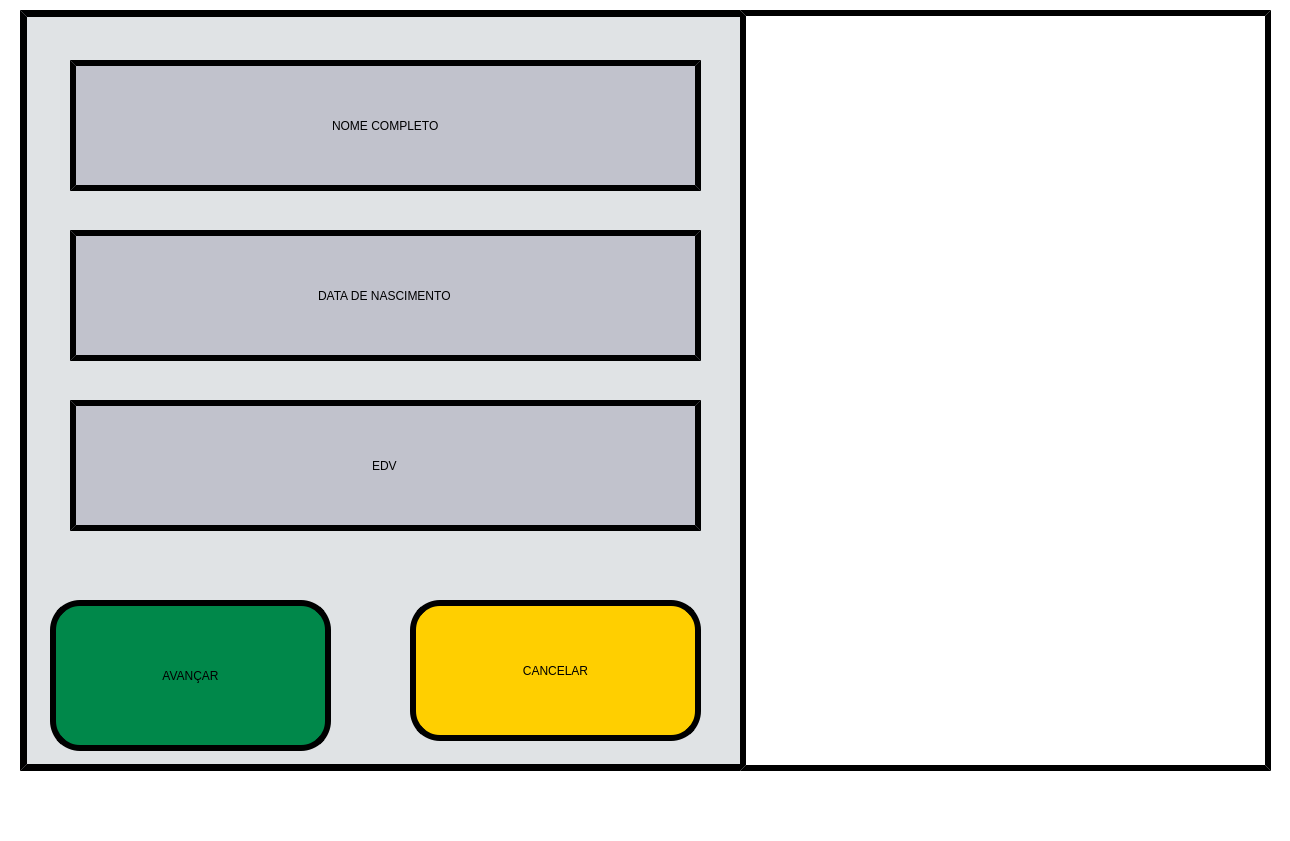
<?xml version="1.0" encoding="UTF-8"?>
<ui version="4.0">
 <class>cadastros_adicionar_ficha01</class>
 <widget class="QMainWindow" name="cadastros_adicionar_ficha01">
  <property name="geometry">
   <rect>
    <x>0</x>
    <y>0</y>
    <width>1290</width>
    <height>841</height>
   </rect>
  </property>
  <property name="minimumSize">
   <size>
    <width>1290</width>
    <height>841</height>
   </size>
  </property>
  <property name="maximumSize">
   <size>
    <width>1290</width>
    <height>841</height>
   </size>
  </property>
  <property name="windowTitle">
   <string>MainWindow</string>
  </property>
  <property name="styleSheet">
   <string notr="true">background-color: rgb(255, 255, 255);</string>
  </property>
  <property name="animated">
   <bool>true</bool>
  </property>
  <widget class="QWidget" name="centralwidget">
   <widget class="QLabel" name="Label_Borda">
    <property name="geometry">
     <rect>
      <x>0</x>
      <y>783</y>
      <width>1290</width>
      <height>18</height>
     </rect>
    </property>
    <property name="text">
     <string/>
    </property>
    <property name="pixmap">
     <pixmap>Imagens/Borda.png</pixmap>
    </property>
    <property name="scaledContents">
     <bool>true</bool>
    </property>
   </widget>
   <widget class="QLabel" name="label_fundo">
    <property name="geometry">
     <rect>
      <x>20</x>
      <y>10</y>
      <width>1251</width>
      <height>761</height>
     </rect>
    </property>
    <property name="font">
     <font>
      <family>Bosch Sans Bold</family>
      <pointsize>65</pointsize>
      <weight>50</weight>
      <italic>false</italic>
      <bold>false</bold>
     </font>
    </property>
    <property name="styleSheet">
     <string notr="true">border-style: outset;
border-color: rgb(0, 0, 0);
border-width:7px;
border-radius: 0px;
background-color: rgb(224, 227, 229);</string>
    </property>
    <property name="text">
     <string/>
    </property>
   </widget>
   <widget class="QLabel" name="label_imagem_classe">
    <property name="geometry">
     <rect>
      <x>740</x>
      <y>10</y>
      <width>531</width>
      <height>761</height>
     </rect>
    </property>
    <property name="styleSheet">
     <string notr="true">border-style: outset;
border-color: rgb(0, 0, 0);
border-width:6px;


</string>
    </property>
    <property name="text">
     <string/>
    </property>
    <property name="pixmap">
     <pixmap>imagens/Responsavel_02.png</pixmap>
    </property>
    <property name="scaledContents">
     <bool>true</bool>
    </property>
   </widget>
   <widget class="QPushButton" name="botao_avancar">
    <property name="geometry">
     <rect>
      <x>50</x>
      <y>600</y>
      <width>281</width>
      <height>151</height>
     </rect>
    </property>
    <property name="whatsThis">
     <string>&lt;html&gt;&lt;head/&gt;&lt;body&gt;&lt;p&gt;&lt;span style=&quot; color:#ffffff;&quot;&gt;OI&lt;/span&gt;&lt;/p&gt;&lt;/body&gt;&lt;/html&gt;</string>
    </property>
    <property name="styleSheet">
     <string notr="true">border-style: outset;
color: rgb(0, 0, 0);
border-color: rgb(0, 0, 0);
border-width:6px;
border-radius: 30px;

font: 75 35pt &quot;Bosch Sans Bold&quot;;
background-color: rgb(0,136,74);</string>
    </property>
    <property name="text">
     <string>AVANÇAR</string>
    </property>
   </widget>
   <widget class="QLineEdit" name="lineEdit_nome">
    <property name="geometry">
     <rect>
      <x>70</x>
      <y>60</y>
      <width>631</width>
      <height>131</height>
     </rect>
    </property>
    <property name="styleSheet">
     <string notr="true">border-style: outset;
border-color: rgb(0, 0, 0);
border-width:6px;
background-color: rgb(193, 194, 204);

font: 75 35pt &quot;Bosch Sans Bold&quot;;
</string>
    </property>
    <property name="text">
     <string>NOME COMPLETO</string>
    </property>
    <property name="alignment">
     <set>Qt::AlignCenter</set>
    </property>
   </widget>
   <widget class="QLineEdit" name="lineEdit_data_nascimento">
    <property name="geometry">
     <rect>
      <x>70</x>
      <y>230</y>
      <width>631</width>
      <height>131</height>
     </rect>
    </property>
    <property name="styleSheet">
     <string notr="true">border-style: outset;
border-color: rgb(0, 0, 0);
border-width:6px;
background-color: rgb(193, 194, 204);

font: 75 35pt &quot;Bosch Sans Bold&quot;;
</string>
    </property>
    <property name="text">
     <string>DATA DE NASCIMENTO</string>
    </property>
    <property name="alignment">
     <set>Qt::AlignCenter</set>
    </property>
   </widget>
   <widget class="QPushButton" name="botao_cancelar">
    <property name="geometry">
     <rect>
      <x>410</x>
      <y>600</y>
      <width>291</width>
      <height>141</height>
     </rect>
    </property>
    <property name="whatsThis">
     <string>&lt;html&gt;&lt;head/&gt;&lt;body&gt;&lt;p&gt;&lt;span style=&quot; color:#ffffff;&quot;&gt;OI&lt;/span&gt;&lt;/p&gt;&lt;/body&gt;&lt;/html&gt;</string>
    </property>
    <property name="styleSheet">
     <string notr="true">border-style: outset;
color: rgb(0, 0, 0);
border-color: rgb(0, 0, 0);
border-width:6px;
border-radius: 30px;

font: 75 34pt &quot;Bosch Sans Bold&quot;;
background-color: rgb(255,207,0);</string>
    </property>
    <property name="text">
     <string>CANCELAR</string>
    </property>
   </widget>
   <widget class="QLineEdit" name="lineEdit_edv">
    <property name="geometry">
     <rect>
      <x>70</x>
      <y>400</y>
      <width>631</width>
      <height>131</height>
     </rect>
    </property>
    <property name="styleSheet">
     <string notr="true">border-style: outset;
border-color: rgb(0, 0, 0);
border-width:6px;
background-color: rgb(193, 194, 204);

font: 75 35pt &quot;Bosch Sans Bold&quot;;
</string>
    </property>
    <property name="text">
     <string>EDV</string>
    </property>
    <property name="alignment">
     <set>Qt::AlignCenter</set>
    </property>
   </widget>
  </widget>
  <widget class="QMenuBar" name="menubar">
   <property name="geometry">
    <rect>
     <x>0</x>
     <y>0</y>
     <width>1290</width>
     <height>21</height>
    </rect>
   </property>
  </widget>
  <widget class="QStatusBar" name="statusbar"/>
 </widget>
 <resources/>
 <connections/>
</ui>
